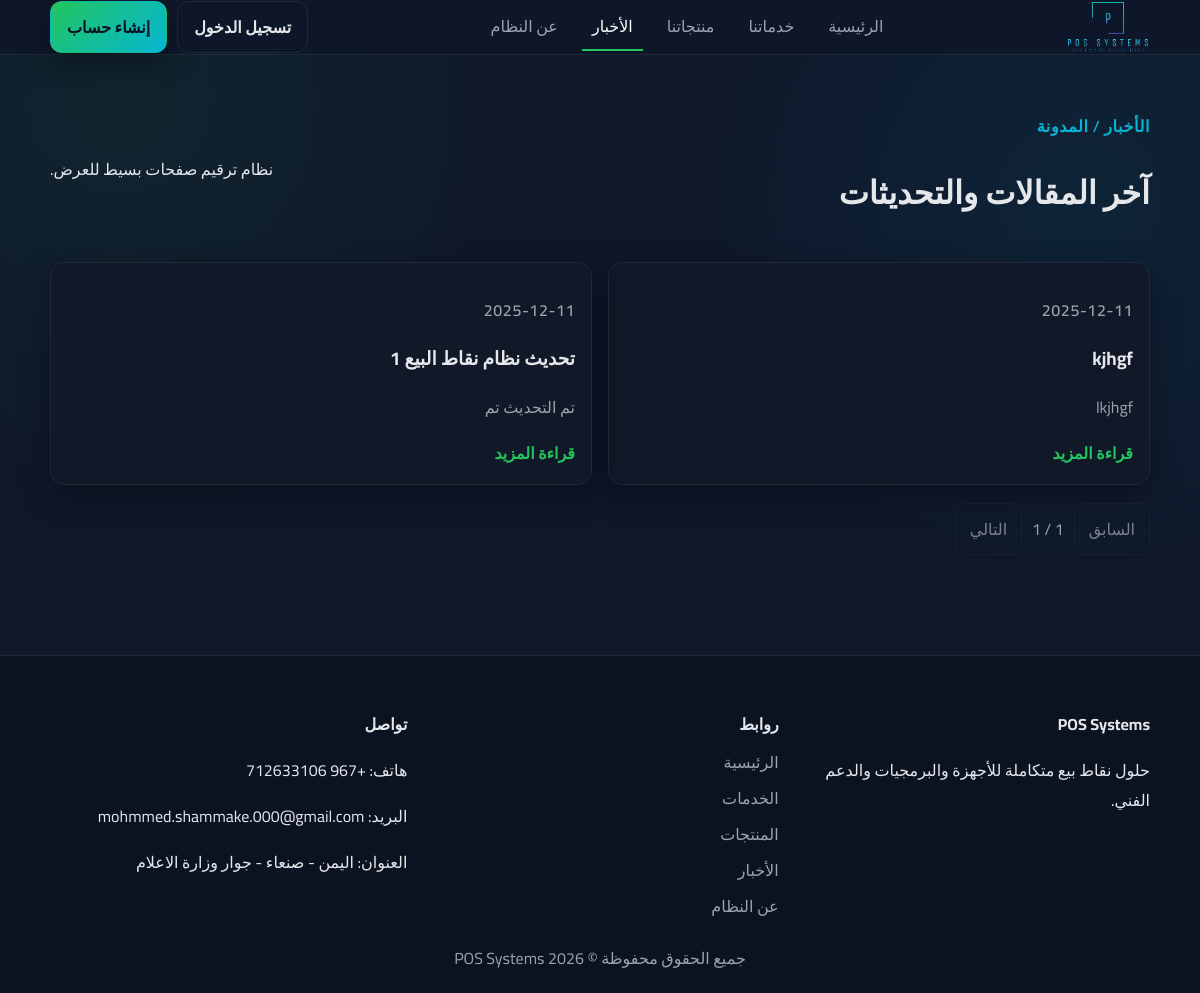
Page /news.php on the committed database.
### tables this page shows
CREATE TABLE `posts` (
  `id` int(11) NOT NULL,
  `title` varchar(200) NOT NULL,
  `excerpt` text DEFAULT NULL,
  `body` longtext DEFAULT NULL,
  `image` varchar(200) DEFAULT NULL,
  `published_at` date DEFAULT NULL,
  `status` enum('draft','pending','published','rejected') DEFAULT 'published',
  `created_by` int(11) DEFAULT NULL,
  `created_at` timestamp NOT NULL DEFAULT current_timestamp()
);

### news.php (the view, shortened to what this page needs)
<?php require_once __DIR__ . '/includes/header.php'; ?>
<?php
$page = max(1, (int) ($_GET['page'] ?? 1));
$perPage = 6;
$offset = ($page - 1) * $perPage;
$total = $pdo->query("SELECT COUNT(*) AS c FROM posts WHERE COALESCE(status,'published') = 'published'")->fetch()['c'] ?? 0;
$pages = max(1, ceil($total / $perPage));
$stmt = $pdo->prepare("SELECT * FROM posts WHERE COALESCE(status,'published') = 'published' ORDER BY published_at DESC, id DESC LIMIT :limit OFFSET :offset");
$stmt->bindValue(':limit', $perPage, PDO::PARAM_INT);
$stmt->bindValue(':offset', $offset, PDO::PARAM_INT);
$stmt->execute();
$posts = $stmt->fetchAll();
?>
<main class="page">
    <div class="container page-header">
        <div>
            <p class="eyebrow">الأخبار / المدونة</p>
            <h1>آخر المقالات والتحديثات</h1>
        </div>
        <p>نظام ترقيم صفحات بسيط للعرض.</p>
    </div>
    <div class="container cards-grid">
        <?php foreach ($posts as $post): ?>
            <article class="card">
                <p class="eyebrow"><?= $post['published_at']; ?></p>
                <h3><?= $post['title']; ?></h3>
                <p><?= $post['excerpt']; ?></p>
                <a class="link" href="post.php?id=<?= $post['id']; ?>">قراءة المزيد</a>
            </article>
        <?php endforeach; ?>
    </div>
    <div class="container pagination">
        <a class="page-btn <?= $page <= 1 ? 'disabled' : ''; ?>" href="?page=<?= max(1, $page-1); ?>">السابق</a>
        <span class="page-indicator"><?= $page; ?> / <?= $pages; ?></span>
        <a class="page-btn <?= $page >= $pages ? 'disabled' : ''; ?>" href="?page=<?= min($pages, $page+1); ?>">التالي</a>
    </div>
</main>
<?php require_once __DIR__ . '/includes/footer.php'; ?>

### assets/css/style.css (style rules this page uses)
:root { --bg: #0f172a; --card: #111827; --accent: #22c55e; --accent-2: #06b6d4; --text: #e5e7eb; --muted: #9ca3af; --border: #1f2937; --shadow: 0 10px 30px rgba(0,0,0,0.35); }
* { box-sizing: border-box; }
body { margin: 0; font-family: 'Cairo', sans-serif; background: radial-gradient(circle at 10% 10%, rgba(34,197,94,0.08), transparent 30%), radial-gradient(circle at 90% 20%, rgba(6,182,212,0.08), transparent 30%), var(--bg); color: var(--text); }
a { color: inherit; text-decoration: none; }
.container { width: min(1100px, 92vw); margin: 0 auto; }
.eyebrow { color: var(--accent-2); font-weight: 600; letter-spacing: 0.6px; }
.cards-grid { display: grid; grid-template-columns: repeat(auto-fit, minmax(240px, 1fr)); gap: 16px; margin-top: 18px; }
.card { background: var(--card); border: 1px solid var(--border); border-radius: 14px; padding: 16px; box-shadow: var(--shadow); }
.card h3, .card h4 { margin: 6px 0; }
.card p { color: var(--muted); }
.link { color: var(--accent); font-weight: 600; }
.page { padding: 40px 0 60px; }
.page-header { display: flex; justify-content: space-between; align-items: center; gap: 14px; }
.pagination { display: flex; align-items: center; gap: 10px; margin-top: 18px; }
.page-btn { padding: 10px 14px; border-radius: 10px; border: 1px solid var(--border); color: var(--text); }
.page-btn.disabled { opacity: 0.5; pointer-events: none; }
.page-indicator { color: var(--muted); }

### rows in the picture
posts: published_at "2025-12-11", title "kjhgf", excerpt "lkjhgf"
posts: published_at "2025-12-11", title "تحديث نظام نقاط البيع 1", excerpt "تم التحديث تم"

### other values in the picture
$pages "1"
$footer_description "حلول نقاط بيع متكاملة للأجهزة والبرمجيات والدعم الفني."
$about['phone'] "+967 712633106"
$about['email'] "mohmmed.shammake.000@gmail.com"
$about['address'] "اليمن - صنعاء - جوار وزارة الاعلام"
